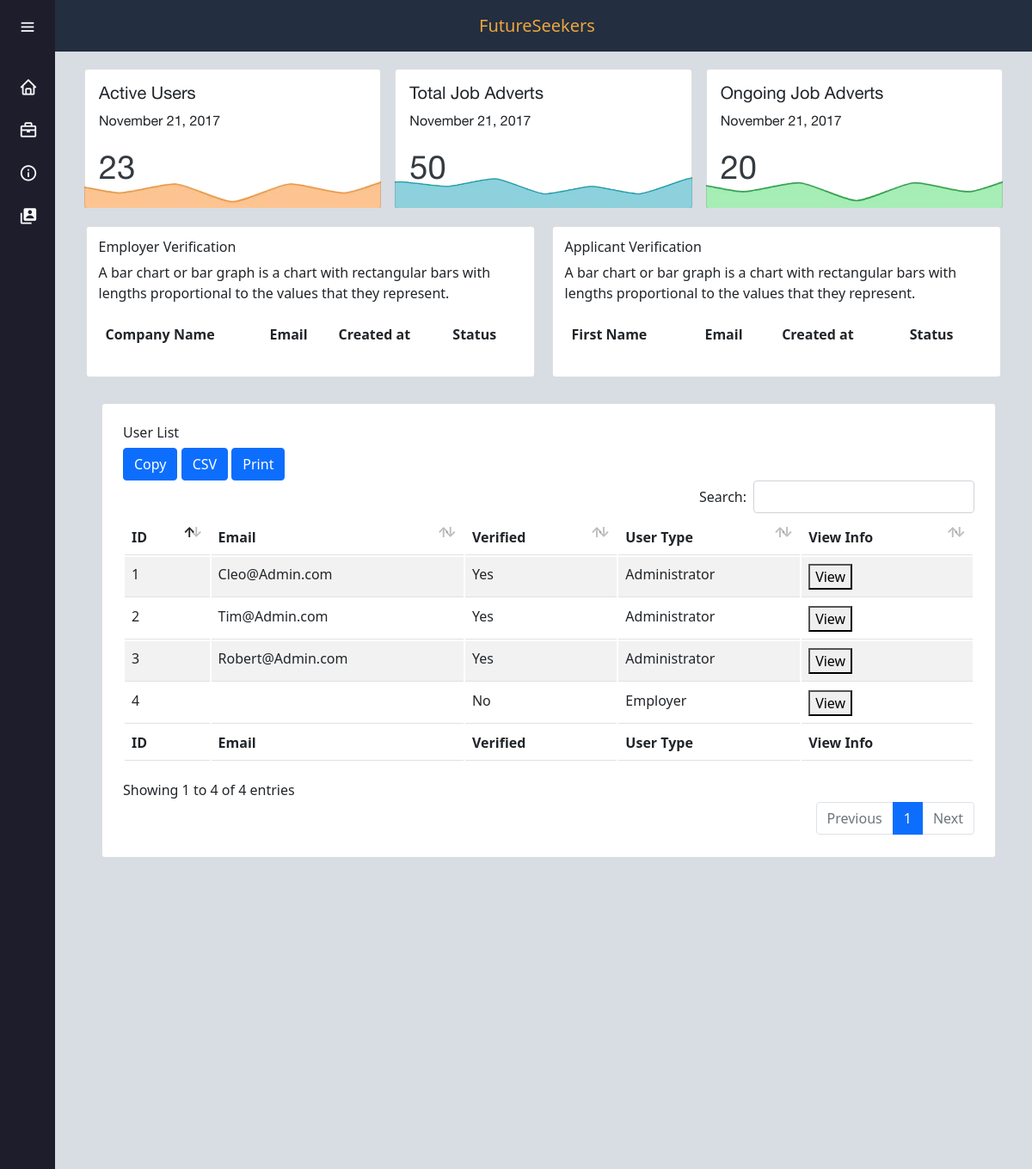
/admin.php (upper part), run on an earlier commit of the app's database.
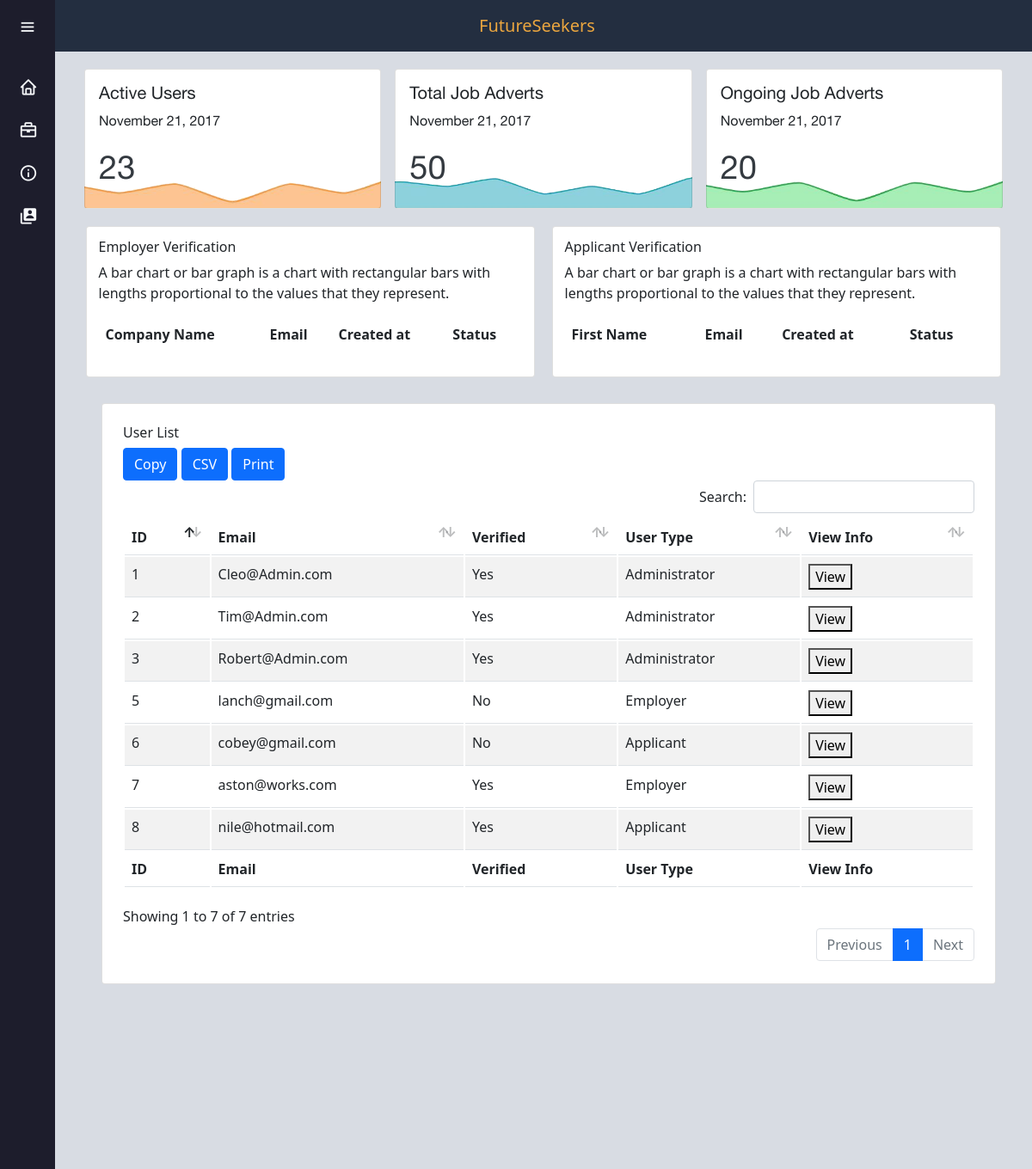
And on a later commit of the database.
### tables this page shows
CREATE TABLE `users` (
  `id` int(11) NOT NULL,
  `email` varchar(50) NOT NULL,
  `password` varchar(255) NOT NULL,
  `verified` tinyint(1) NOT NULL,
  `Type` varchar(255) NOT NULL
);

### admin-script.php (called while the page is built, shortened)
<?php
$db_hostname = 'localhost';
$db_database = 'application_users';
$db_username = 'root';
$db_password = '';
$db_server = mysqli_connect($db_hostname, $db_username, $db_password, $db_database);
$user_array = array();
  function populateUserTable($db_server){
    $sql = "SELECT id, email, verified, Type FROM users";
    $result = mysqli_query($db_server, $sql);
    while($row = mysqli_fetch_assoc($result))
    {
      $user_array[] = $row;
    }
    return $user_array;
  }
$return_value = populateUserTable($db_server);
?>

### admin.php (the view, shortened to what this page needs)
<?php
  require_once 'admin-script.php';
?>
<!DOCTYPE html>
<html lang="en">
<head>
    <link href='https://unpkg.com/boxicons@2.0.9/css/boxicons.min.css' rel='stylesheet'>
    <link rel="stylesheet" href="./libraries/jquery-datatable/dataTables.bootstrap4.min.css">
    <link rel="stylesheet" href="./libraries/jquery-datatable/fixedeader/dataTables.fixedcolumns.bootstrap4.min.css">
    <link rel="stylesheet" href="./libraries/jquery-datatable/fixedeader/dataTables.fixedheader.bootstrap4.min.css">
    <link href="https://cdn.jsdelivr.net/npm/bootstrap@5.1.3/dist/css/bootstrap.min.css" rel="stylesheet">
    <link rel="stylesheet" href="css/style.css">
    <link rel="stylesheet" href="css/CSS2.css">
</head>
<body>
  <div class="sidebar">
    <div class="logo_content">
      <i class="bx bx-menu" id="sideBtn"></i>
    </div>
    <ul class="nav_list">
      <li>
        <a href="#">
        <i class='bx bx-home'></i>
        </a>
      </li>
      <li>
        <a href="#">
        <i class='bx bx-briefcase'></i>
        </a>
      </li>
      <li>
        <a href="#">
        <i class='bx bx-info-circle'></i>
        </a>
      </li>
      <li>
        <a href="#">
        <i class='bx bxs-user-account'></i>
        </a>
      </li>
    </ul>
  </div>
    <div class="row admin-header navbar">
        <div class="col-12 d-flex justify-content-center">
            <h5>FutureSeekers</h5>
        </div>
    </div>
    <div class="container-fluid home-content admin">
      <div class="row row-cols-1 row-cols-md-3 g-3 stat-card">
        <div class="col">
            <div class="card card-orange">
                <div class="card-body">
                    <h5 class="card-title">Active Users</h5>
                    <p class="card-date">November 21, 2017</p>
                    <p class="card-text">23</p>
                </div>
            </div>
        </div>
        <div class="col">
            <div class="card card-blue">
                <div class="card-body">
                    <h5 class="card-title">Total Job Adverts</h5>
                    <p class="card-date">November 21, 2017</p>
                    <p class="card-text">50</p>
                </div>
            </div>
        </div>
        <div class="col">
            <div class="card card-green">
                <div class="card-body">
                    <h5 class="card-title">Ongoing Job Adverts</h5>
                    <p class="card-date">November 21, 2017</p>
                    <p class="card-text">20</p>
                </div>
            </div>
        </div>
     </div>
        <div class="row row-sm">
          <div class="col-md-6 verify-table">
            <div class="card verify-card">
              <h6 class="card-title">Employer Verification</h6>
              <p class="card-text">A bar chart or bar graph is a chart with rectangular bars with lengths proportional to the values that they represent.</p>
              <div id="table-emp" class="table-responsive">
                <table class="table table-borderless table-hover">
                  <thead>
                      <tr>
                        <th scope="col">Company Name</th>
                        <th scope="col">Email</th>
                        <th scope="col">Created at</th>
                        <th scope="col">Status</th>
                      </tr>
                  </thead>
                </table>
              </div>
            </div>
          </div>
          <div class="col-md-6 verify-table">
            <div class="card verify-card">
            <h6 class="card-title">Applicant Verification</h6>
              <p class="card-text">A bar chart or bar graph is a chart with rectangular bars with lengths proportional to the values that they represent.</p>
                <div id="table-app" class="table-responsive">
                  <table class="table table-borderless table-hover">
                  <thead>
                      <tr>
                        <th scope="col">First Name</th>
                        <th scope="col">Email</th>
                        <th scope="col">Created at</th>
                        <th scope="col">Status</th>
                      </tr>
                  </thead>
                  </table>
                </div>
            </div>
          </div>
          <div class="row">
              <div class="col-md-12 emp-table">
                  <div id="emp-table-card" class="card py-4 px-4">
                    <h6 class="card-title">User List</h6>
                      <div class="table-responsive">
                        <table class="table table-striped table-hover dataTable js-exportable">
                            <thead>
                                <tr>
                                  <th>ID</th>
                                  <th>Email</th>
                                  <th>Verified</th>
                                  <th>User Type</th>
                                  <th>View Info</th>
                                </tr>
                            </thead>
                            <tfoot>
                                <tr>
                                  <th>ID</th>
                                  <th>Email</th>
                                  <th>Verified</th>
                                  <th>User Type</th>
                                  <th>View Info</th>
                                </tr>
                            </tfoot>
                            <tbody>
                              <?php
                              foreach ($return_value as $value){
                              ?>
                              <tr>
                                <td> <?php echo $value['id']; ?> </td>
                                <td> <?php echo $value['email']; ?> </td>
                                <td> <?php if ($value['verified'] == 1) { echo "Yes"; } else {echo "No";}?> </td>
                                <td> <?php echo $value['Type']; ?> </td>
                                <td> <?php echo '<button class="view_user" data-name="$value["email"]">View</button>'?> </td>
                              </tr>
                              <?php } ?>
                            </tbody>
                        </table>
                      </div>
                  </div>
              </div>
          </div>
</body>
</html>

### css/style.css (style rules this page uses)
:root { --lightblue: #3CBCC3; --white: #F7F4E9; --red: #E40C2B; --blue: #1D1D2C; --green: #438945; --yellow: #EBA63F; --grey: #ced6e0; }
.sidebar { position: fixed; top: 0; left: 0; height: 100%; width: 64px; background: #1D1D2C; padding: 6px 8px; transition: all 0.5s ease; }
.nav_list { padding: 0; }
.nav_list li { margin: 0; }
.sidebar #sideBtn { position: absolute; color: #f7f9fb; left: 50%; top: 6px; font-size: 22px; height: 50px; width: 50px; text-align: center; line-height: 50px; transform: translateX(-50%); cursor: pointer; }
.sidebar ul { margin-top: 20px; }
.sidebar ul li { position: relative; height: 50px; width: 100%; margin: 0; list-style: none; line-height: 50px; }
.sidebar ul li a { color: #f7f9fb; display: flex; align-items: center; text-decoration: none; transition: all 0.2s ease-in; border-radius: 12px; white-space: nowrap; }
.sidebar ul li a i { height: 50px; min-width: 50px; border-radius: 12px; line-height: 50px; text-align: center; font-size: 22px; }
.home-content { position: absolute; height: 300vh; width: calc(100% - 64px); top: 60px; left: 64px; transition: all 0.5s ease; }
.navbar { position: absolute; width: calc(100% - 64px); top: 0; height: 60px; left: 64px; transition: all 0.5s ease; }

### css/CSS2.css (style rules this page uses)
:root { --lightblue: #3CBCC3; --white: #F7F4E9; --red: #E40C2B; --blue: #1D1D2C; --green: #438945; --yellow: #EBA63F; }
td { padding: 0; }
.row { margin-left: 6px; margin-right: 6px; }
.admin-header { margin-left: 0; background-color: #232e40; padding: 0 15px 0 0; }
.admin-header h5 { padding: 5px 15px; color: #EBA63F; margin: 0; }
.home-content { padding: 20px; }
.admin { background-color: #D8DCE3; }
.card-orange { background-image: url(../images/orange.png); background-position: center; background-repeat: no-repeat; background-size: cover; }
.card-blue { background-image: url(../images/blue.png); background-position: center; background-repeat: no-repeat; background-size: cover; }
.card-green { background-image: url(../images/green.png); background-position: center; background-repeat: no-repeat; background-size: cover; }
.stat-card { font-family: 'Neue'; }
.stat-card .card-text { color: #343a40; font-size: 38px; }
.verify-table { padding: 20px 10px; }
.verify-card { padding: 13.5px; }
.emp-table { padding: 10px 10px; }

What changed in the data, as far as the page shows it:
removed users: id "4", verified "No", Type "Employer"
added users: id "5", email "lanch@gmail.com", verified "No", Type "Employer"
added users: id "6", email "cobey@gmail.com", verified "No", Type "Applicant"
added users: id "7", email "aston@works.com", verified "Yes", Type "Employer"
added users: id "8", email "nile@hotmail.com", verified "Yes", Type "Applicant"
Also different on the page:
text written by a page script: "Copy CSV Print Search: Showing 1 to 4 of 4 entries Previous 1 Next" → "Copy CSV Print Search: Showing 1 to 7 of 7 entries Previous 1 Next"
